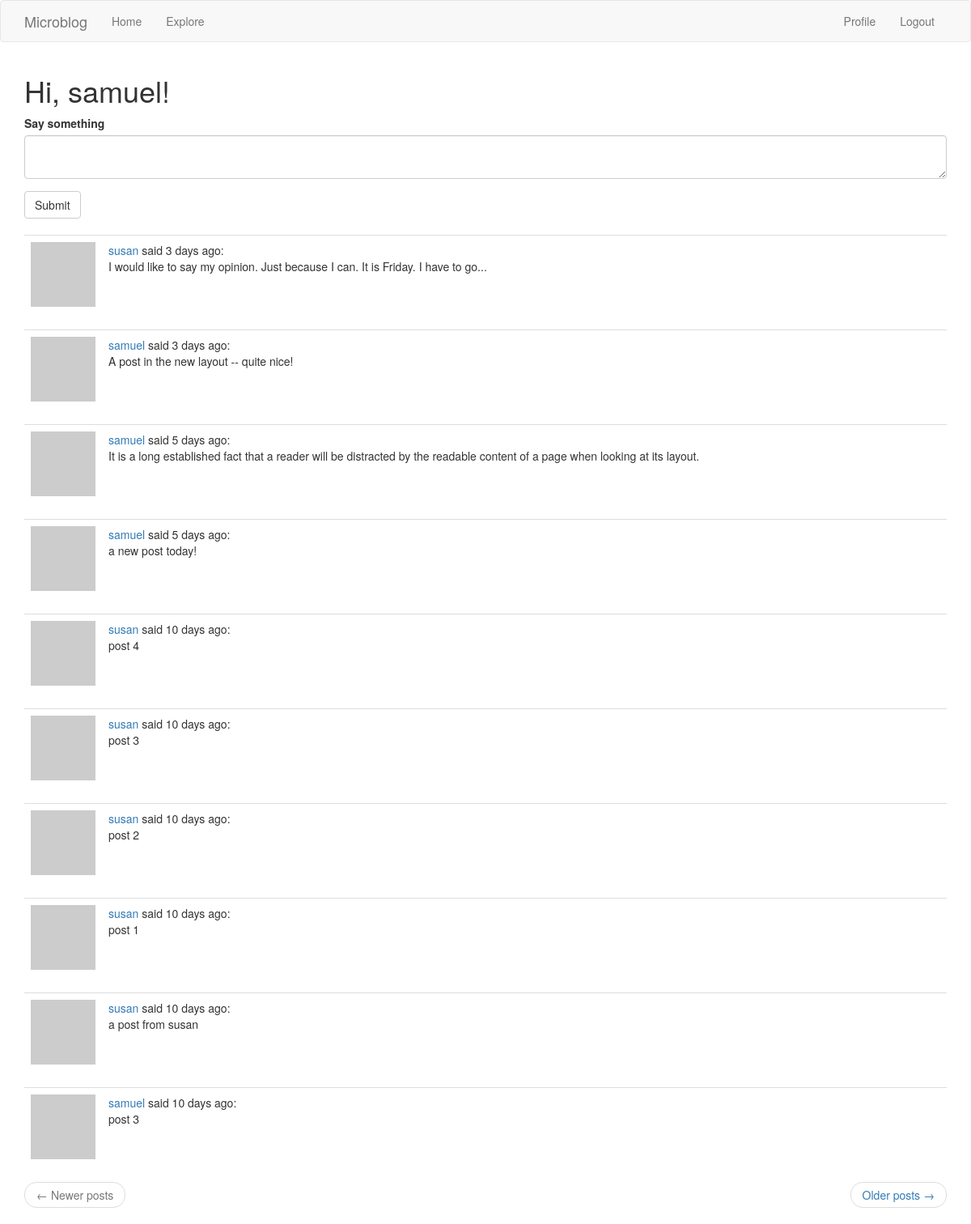
The page /index (signed in) on the database as committed earlier.
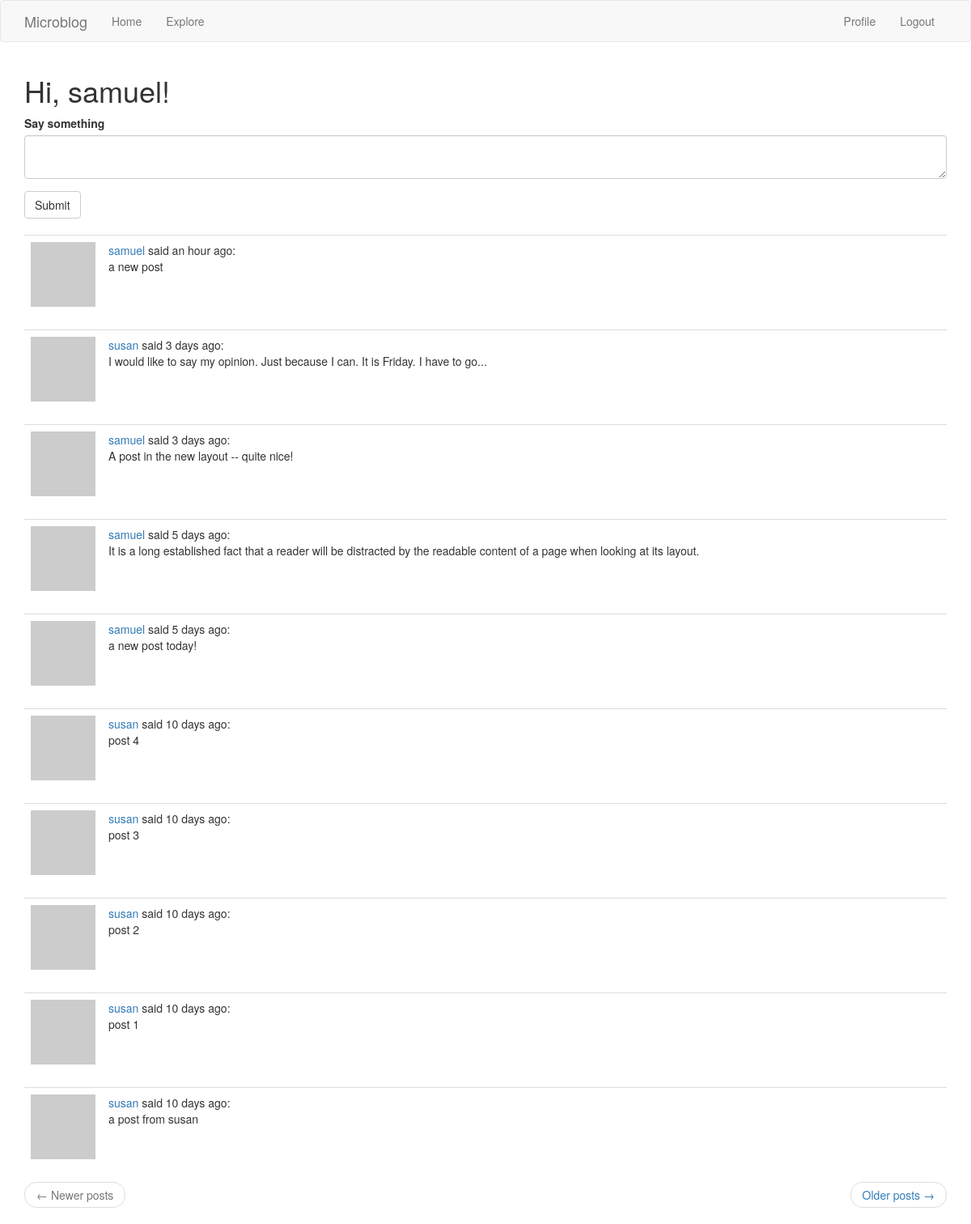
The same page on the database as committed later.
### app/models.py (models this page shows, shortened)
class Post(db.Model):
    id = db.Column(db.Integer, primary_key=True)
    body = db.Column(db.String(140))
    timestamp = db.Column(db.DateTime, index=True, default=datetime.utcnow)
    user_id = db.Column(db.Integer, db.ForeignKey('user.id'))

class User(UserMixin, db.Model):
    id = db.Column(db.Integer, primary_key=True)
    username = db.Column(db.String(64), index=True, unique=True)
    email = db.Column(db.String(120), index=True, unique=True)
    password_hash = db.Column(db.String(128))
    posts = db.relationship('Post', backref='author', lazy='dynamic')
    about_me = db.Column(db.String(140))
    last_seen = db.Column(db.DateTime, default=datetime.utcnow)
    followed = db.relationship(
        'User', secondary=followers,
        primaryjoin=(followers.c.follower_id == id),
        secondaryjoin=(followers.c.followed_id == id),
        backref=db.backref('followers', lazy='dynamic'), lazy='dynamic')
    def avatar(self, size):
        digest = md5(self.email.lower().encode('utf-8')).hexdigest()
        return 'https://www.gravatar.com/avatar/{}?d=identicon&s={}'.format(digest, size)
    def followed_posts(self):
        followed = Post.query.join(
            followers, (followers.c.followed_id == Post.user_id)).filter(
                followers.c.follower_id == self.id)
        own = Post.query.filter_by(user_id=self.id)
        return followed.union(own).order_by(Post.timestamp.desc())

### app/routes.py (the view)
@app.route('/', methods=['GET', 'POST'])
@app.route('/index', methods=['GET', 'POST'])
@login_required
def index():
    form = PostForm()
    if form.validate_on_submit():
        post = Post(body=form.post.data, author=current_user)
        db.session.add(post)
        db.session.commit()
        flash('Your post is now live!')
        return redirect(url_for('index'))
    page = request.args.get('page', 1, type=int)
    posts=current_user.followed_posts().paginate(page, app.config['POSTS_PER_PAGE'], False)
    next_url = url_for('index', page=posts.next_num) if posts.has_next else None
    prev_url = url_for('index', page=posts.prev_num) if posts.has_prev else None
    return render_template('index.html', title='Home', form=form, posts=posts.items, next_url=next_url, prev_url=prev_url)

### app/forms.py
class PostForm(FlaskForm):
    post = TextAreaField('Say something', validators=[
        DataRequired(), Length(min=1, max=140)])
    submit = SubmitField('Submit')

### app/models.py (called while the page is built)
@login.user_loader
def load_user(id):
    return User.query.get(int(id))

### app/routes.py (called while the page is built)
@app.before_request
def before_request():
    if current_user.is_authenticated:
        current_user.last_seen = datetime.utcnow()
        db.session.commit()

### app/templates/index.html
{% extends "base.html" %}
{% import 'bootstrap/wtf.html' as wtf %}
{% block app_content %}
  <h1>Hi, {{ current_user.username }}!</h1>
  {% if form %}
  {{ wtf.quick_form(form) }}
  <br>
  {% endif %}
  {% for post in posts %}
    {% include '_post.html' %}
  {% endfor %}
  {% include '_pager.html' %}
{% endblock %}

### app/templates/_post.html
<table class="table table-hover">
  <tr>
    <td width="70ox">
      <a href="{{ url_for('user', username=post.author.username) }}">
        <img src="{{ post.author.avatar(70) }}" alt="">
      </a>
    </td>
    <td>
      <a href="{{ url_for('user', username=post.author.username) }}">
        {{ post.author.username }}
      </a>
      said {{ moment(post.timestamp).fromNow() }}: <br>
      {{ post.body }}
    </td>
  </tr>
</table>

Rows that differ between the two databases and show on the page:
no longer on this page (row unchanged): Post: author.username "samuel", timestamp "10 days ago", body "post 3"
added Post: author.username "samuel", timestamp "an hour ago", body "a new post"
